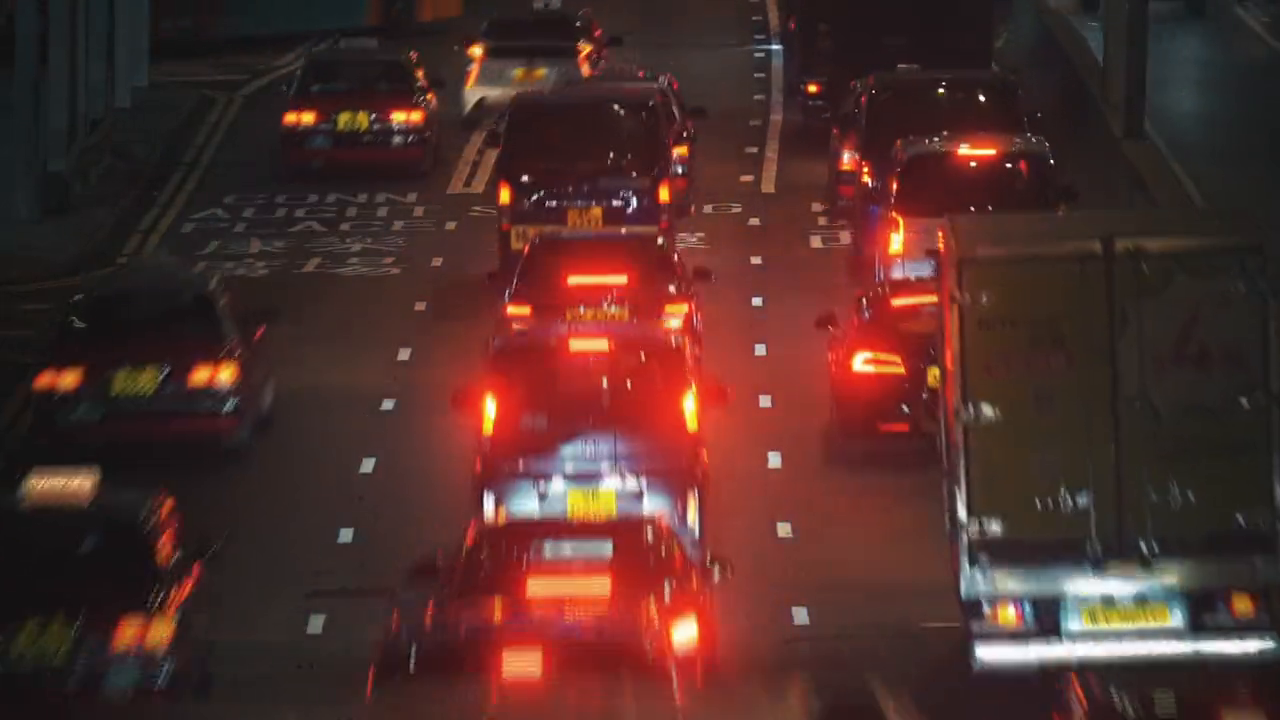
#> input picture frame 29 of data/test.mp4, 1280 x 720 px
$ python run_experiments.py
#> lines starting #> are read from the running program, lines starting #| are printed output that depends on the picture; after the words box and inside, x2 and y2 are one past the last pixel; in counts of white or black regions, pixels touching at a corner belong together
### src/pipeline.py
import os

import cv2

from src import classical, config, overlay
from src.detector import YoloDetector
from src.metrics import MetricsLogger
from src.utils import StageTimer, resize_width


def process_video(video_path=config.VIDEO_PATH, use_classical=True, use_yolo=True,
                  model_name=config.YOLO_MODEL, width=config.FRAME_WIDTH,
                  blur_k=config.BLUR_KERNEL, show=True, save_path=None,
                  max_frames=None):
#> called with video_path = 'data/test.mp4', use_classical = True, use_yolo = False, model_name = 'yolov8n.pt', width = 640, blur_k = (3, 3), show = False, max_frames = 300
    cap = cv2.VideoCapture(video_path)
    if not cap.isOpened():
        raise FileNotFoundError(f"Cannot open {video_path}")

    detector = YoloDetector(model_name) if use_yolo else None
    logger = MetricsLogger()
    writer = None
    src_fps = cap.get(cv2.CAP_PROP_FPS) or 30
    idx = 0

    while True:
        ret, frame = cap.read()
#> frame is the input picture: shape (720, 1280, 3); mean B, G, R 42.4, 46.5, 79.9
        if not ret or (max_frames and idx >= max_frames):
            break

        timer = StageTimer()

        with timer.stage("resize"):
            frame = resize_width(frame, width)

        shapes, detections = [], []
        if use_classical:
            shapes, mask = classical.run(frame, timer, blur_k=blur_k)
        if use_yolo:
            with timer.stage("yolo"):
                detections = detector.detect(frame)

        with timer.stage("overlay"):
            out = frame.copy()
            if use_classical:
                classical.draw(out, shapes)
            if use_yolo:
                overlay.draw_detections(out, detections)
                overlay.draw_counts(out, detections, detector.unique_counts())

        # Timing stops BEFORE display/saving so it isn't counted in FPS
        total_ms = timer.total()
        logger.log(idx, timer.times, total_ms, len(shapes), len(detections))
        overlay.draw_fps(out, 1000 / total_ms)

        if save_path:
            if writer is None:
                os.makedirs(os.path.dirname(save_path), exist_ok=True)
                h, w = out.shape[:2]
                writer = cv2.VideoWriter(
                    save_path, cv2.VideoWriter_fourcc(*"mp4v"), src_fps, (w, h))
            writer.write(out)

        if show:
            cv2.imshow("Pipeline (q to quit)", out)
            if use_classical:
                cv2.imshow("Mask", mask)
            if cv2.waitKey(1) & 0xFF == ord("q"):
                break
        idx += 1

    cap.release()
    if writer:
        writer.release()
    cv2.destroyAllWindows()
    return logger

### src/utils.py
import time
from contextlib import contextmanager

import cv2


def resize_width(frame, width):
    """Resize keeping aspect ratio."""
#> called with width = 640
    h, w = frame.shape[:2]
#> h = 720; w = 1280
    new_h = int(h * width / w)
#> new_h = 360
    return cv2.resize(frame, (width, new_h))


class StageTimer:
    """Measures how many milliseconds each pipeline stage takes.

    Usage:
        timer = StageTimer()
        with timer.stage("blur"):
            ...
        timer.times  ->  {"blur": 0.8}
    """

    def __init__(self):
        self.times = {}

    @contextmanager
    def stage(self, name):
        start = time.perf_counter()
        yield
        self.times[name] = (time.perf_counter() - start) * 1000  # ms

    def total(self):
        return sum(self.times.values())

### src/classical.py
import cv2
import numpy as np

from src import config


def to_blurred_gray(frame, kernel, sigma):
#> called with kernel = (3, 3), sigma = 0
    gray = cv2.cvtColor(frame, cv2.COLOR_BGR2GRAY)
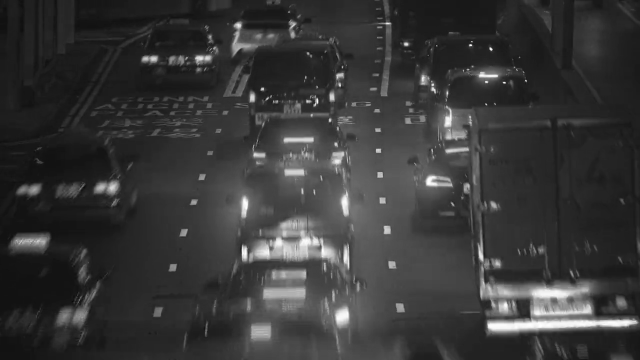
#> gray: shape (360, 640); min 9, max 255, mean 56.1
    return cv2.GaussianBlur(gray, kernel, sigma)
#> returned value: shape (360, 640)


def adaptive_mask(blurred, block, c):
    """Local threshold: each pixel is compared to the mean of its neighborhood.
    THRESH_BINARY_INV makes dark objects white in the mask."""
#> called with block = 11, c = 2
    return cv2.adaptiveThreshold(
        blurred, 255,
        cv2.ADAPTIVE_THRESH_GAUSSIAN_C,
        cv2.THRESH_BINARY_INV,
        block, c,
    )
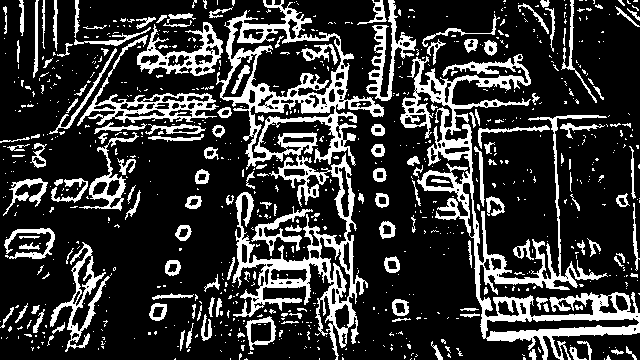
#> returned value: shape (360, 640); 21.6% white; 823 white regions (663 under 20 px), largest, box (x1, y1, x2, y2) and area: (216, 0, 384, 360) 13239, (400, 54, 640, 360) 11784, (77, 35, 219, 126) 2018


def clean_mask(mask, kernel_size):
    """Open removes small white specks, close fills small holes."""
#> called with kernel_size = (3, 3)
    kernel = np.ones(kernel_size, np.uint8)
    mask = cv2.morphologyEx(mask, cv2.MORPH_OPEN, kernel)
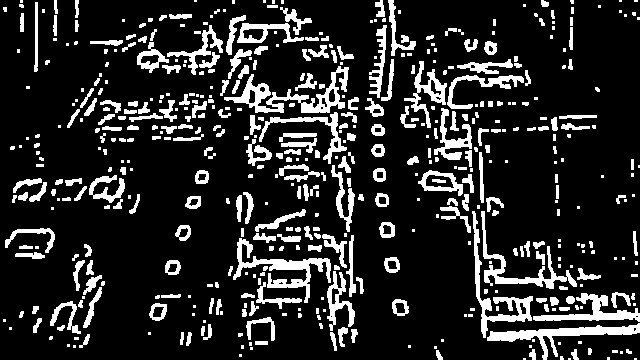
#> mask: shape (360, 640); 16.1% white; 510 white regions (227 under 20 px), largest, box (x1, y1, x2, y2) and area: (224, 66, 349, 113) 1713, (233, 238, 331, 303) 1490, (487, 323, 640, 360) 1443
    return cv2.morphologyEx(mask, cv2.MORPH_CLOSE, kernel)
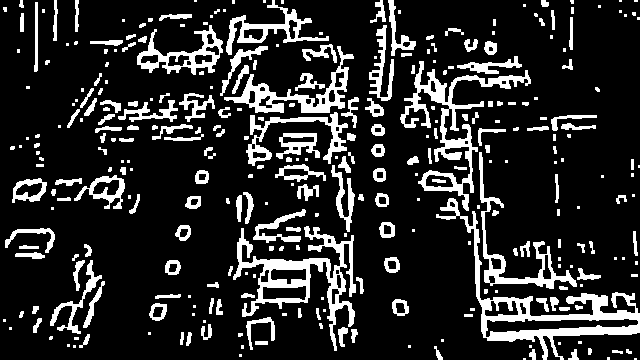
#> returned value: shape (360, 640); 16.8% white; 317 white regions (133 under 20 px)


def classify_shape(contour):
    """Guess a shape name from the number of polygon corners."""
    peri = cv2.arcLength(contour, True)
    approx = cv2.approxPolyDP(contour, 0.04 * peri, True)
    n = len(approx)
    if n == 3:
        return "triangle"
    if n == 4:
        x, y, w, h = cv2.boundingRect(approx)
        return "square" if 0.9 <= w / h <= 1.1 else "rectangle"
    if n > 6:
        return "circle"
    return "polygon"


def find_shapes(mask, min_area, max_area):
#> called with min_area = 500, max_area = 50000
    contours, _ = cv2.findContours(mask, cv2.RETR_EXTERNAL, cv2.CHAIN_APPROX_SIMPLE)
#> contours = 316 contours, 177 with area under 20; largest, box (x1, y1, x2, y2) and area: (436, 198, 640, 360) 5480, (233, 226, 356, 351) 4069, (400, 61, 531, 211) 2996, (224, 46, 354, 113) 2012, (137, 25, 223, 75) 1708
    shapes = []
    for c in contours:
        area = cv2.contourArea(c)
        if min_area <= area <= max_area:      # pixel-bounds filter
            shapes.append({
                "contour": c,
                "bbox": cv2.boundingRect(c),
                "area": area,
                "name": classify_shape(c),
            })
#> this loop made 316 passes
#> area on passes 7, 8, 10: 45.5, 39, 37
#> after the loop, shapes = 12 items
    return shapes


def run(frame, timer, blur_k=None, block=None, c=None):
    """Full classical chain. Returns (shapes, mask)."""
    blur_k = blur_k or config.BLUR_KERNEL
    block = block or config.ADAPT_BLOCK
    c = c if c is not None else config.ADAPT_C

    with timer.stage("blur"):
        blurred = to_blurred_gray(frame, blur_k, config.BLUR_SIGMA)
    with timer.stage("threshold"):
        mask = adaptive_mask(blurred, block, c)
    with timer.stage("morph"):
        mask = clean_mask(mask, config.MORPH_KERNEL)
    with timer.stage("contours"):
        shapes = find_shapes(mask, config.MIN_AREA, config.MAX_AREA)
#> shapes = 12 items
    return shapes, mask


def draw(frame, shapes):
    for s in shapes:
        x, y, w, h = s["bbox"]
        cv2.drawContours(frame, [s["contour"]], -1, (0, 255, 0), 1)
        cv2.putText(frame, s["name"], (x, y - 4),
                    cv2.FONT_HERSHEY_SIMPLEX, 0.4, (0, 255, 0), 1)
#> this loop made 12 passes
#> (x, y, w, h) on passes 1 to 12: (233, 226, 123, 125), (436, 198, 204, 162), (12, 178, 35, 25), (74, 175, 51, 34), (479, 152, 98, 137), (276, 133, 44, 26), (246, 112, 102, 54), (400, 61, 131, 150), (224, 46, 130, 67), (369, 25, 25, 76), (137, 25, 86, 50), (226, 0, 103, 55)
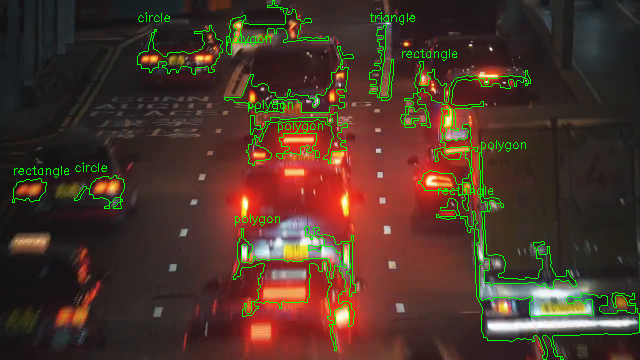
#> frame: shape (360, 640, 3); mean B, G, R 41.1, 53.9, 76.6

### src/overlay.py
from collections import Counter

import cv2


# [22 lines left out: functions draw_detections, draw_counts, not called in this run]


def draw_fps(frame, fps):
#> called with fps = 13.72
    h = frame.shape[0]
#> h = 360
    cv2.putText(frame, f"FPS: {fps:.1f}", (10, h - 10),
                cv2.FONT_HERSHEY_SIMPLEX, 0.6, (0, 0, 255), 2)
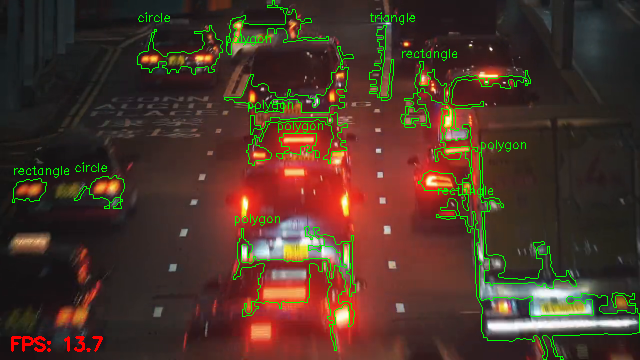
#> frame: shape (360, 640, 3); 0.24% of pixels changed, all inside (x1, y1, x2, y2) = (11, 336, 103, 352)

### src/metrics.py
import os

import pandas as pd


class MetricsLogger:
    """Stores one row per frame: stage timings, total latency, FPS, counts."""

    def __init__(self):
        self.rows = []

    def log(self, frame_idx, stage_times, total_ms, n_shapes, n_dets):
        row = {"frame": frame_idx, "total_ms": total_ms,
               "fps": 1000 / total_ms if total_ms > 0 else 0,
               "n_shapes": n_shapes, "n_detections": n_dets}
        row.update({f"{k}_ms": v for k, v in stage_times.items()})
        self.rows.append(row)

    def dataframe(self):
        return pd.DataFrame(self.rows)

    def save(self, path):
        os.makedirs(os.path.dirname(path), exist_ok=True)
        self.dataframe().to_csv(path, index=False)

    # [39 lines left out: functions summary, iou, match_frame, not called in this run]

### run_experiments.py
import pandas as pd

from src import config
from src.pipeline import process_video

results = []
common = dict(show=False, max_frames=300)

# Experiment 1: Gaussian kernel size (classical only)
for k in [3, 5, 9, 15, 25]:
    s = process_video(use_yolo=False, blur_k=(k, k), **common).summary()
    results.append({"experiment": "kernel", "setting": k, **s})

# Experiment 2: YOLO model size
for m in ["yolov8n.pt", "yolov8s.pt", "yolov8m.pt"]:
    s = process_video(use_classical=False, model_name=m, **common).summary()
    results.append({"experiment": "model", "setting": m, **s})

# Experiment 3: frame resolution (YOLO nano)
for w in [320, 480, 640, 960]:
    s = process_video(use_classical=False, width=w, **common).summary()
    results.append({"experiment": "resolution", "setting": w, **s})

# Experiment 4: classical vs YOLO vs both
for mode, (c, y) in {"classical": (True, False), "yolo": (False, True),
                     "both": (True, True)}.items():
    s = process_video(use_classical=c, use_yolo=y, **common).summary()
    results.append({"experiment": "mode", "setting": mode, **s})

df = pd.DataFrame(results)
df.to_csv(f"{config.LOG_DIR}/experiments.csv", index=False)
print(df)

$ run again, starting later in the video
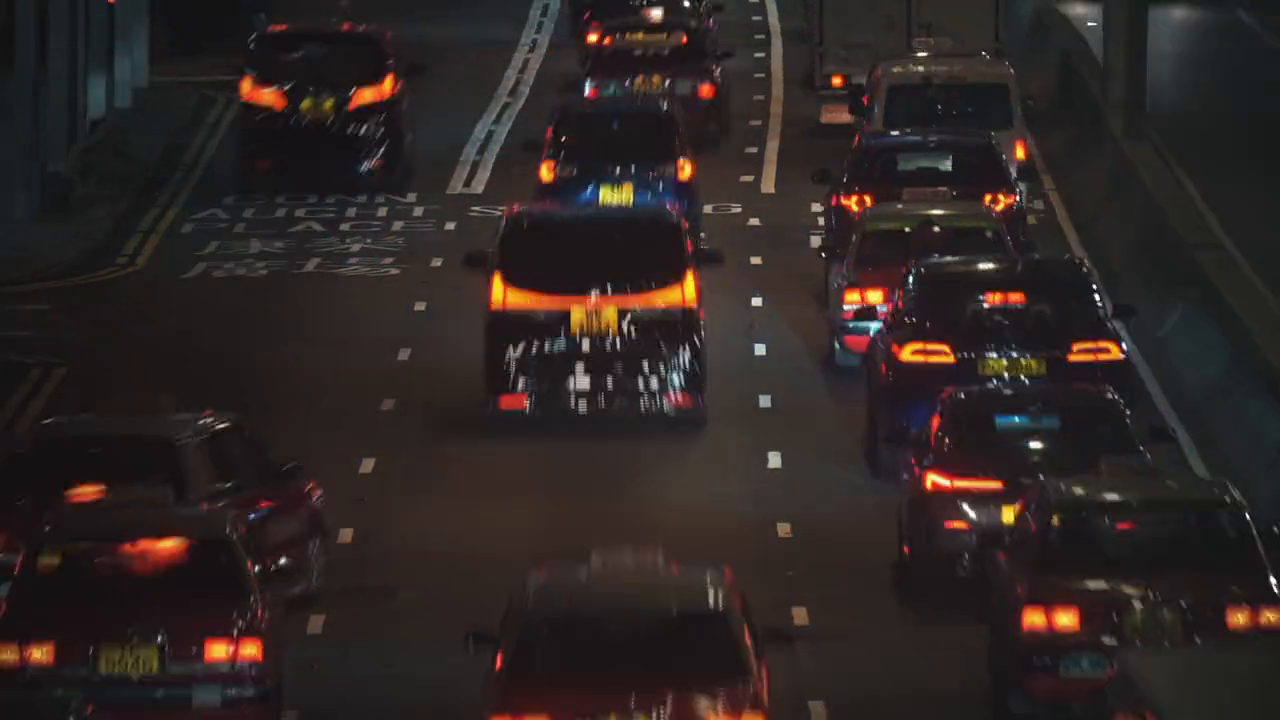
#> input picture frame 130 of data/test.mp4, 1280 x 720 px
#> in process_video, frame is the input picture: shape (720, 1280, 3); mean B, G, R 35.9, 37.6, 45.8
#> mask: shape (360, 640); 15.5% white; 488 white regions (181 under 20 px), largest, box (x1, y1, x2, y2) and area: (231, 127, 318, 211) 1800, (456, 205, 515, 274) 1181, (369, 0, 396, 101) 1159
#> in clean_mask, `return cv2.morphologyEx(mask, cv2.MORPH_CLOSE, kernel)`:
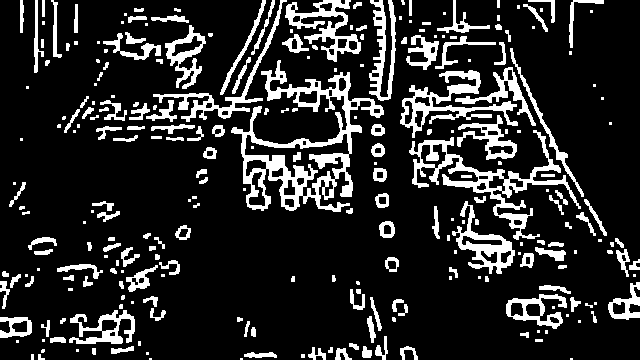
#> returned value: shape (360, 640); 16.3% white; 264 white regions (96 under 20 px)
#> contours = 262 contours, 134 with area under 20; largest, box (x1, y1, x2, y2) and area: (231, 60, 384, 212) 8172, (409, 130, 581, 240) 3264, (400, 70, 518, 138) 1986, (452, 201, 515, 274) 1570, (285, 0, 361, 62) 1548
#> the loop in find_shapes, `for c in contours:` made 262 passes
#> area on passes 7, 11, 14: 106, 83.5, 78.5
#> after the loop in find_shapes, `for c in contours:`: shapes = 13 items
#> the loop in draw, `for s in shapes:` made 13 passes
#> (x, y, w, h) on passes 1 to 8: (69, 310, 66, 34), (506, 294, 61, 35), (608, 282, 32, 38), (452, 201, 63, 73), (409, 130, 172, 110), (457, 115, 60, 45), (400, 70, 118, 68), (455, 67, 81, 59)
#> in draw_fps, `cv2.putText(frame, f"FPS: {fps:.1f}", (10, h - 10), cv2.FONT_HERSHEY_S..`:
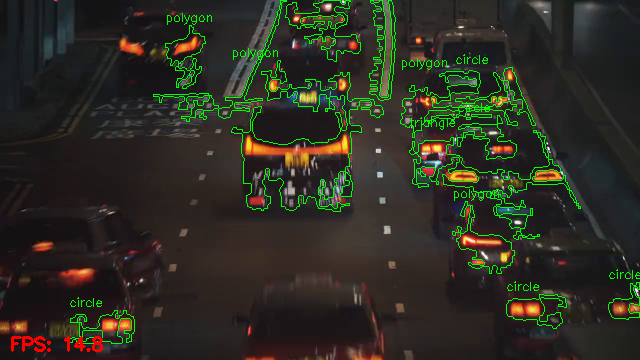
#> frame: shape (360, 640, 3); mean B, G, R 34.7, 45.3, 44.9

$ run again, starting later in the video
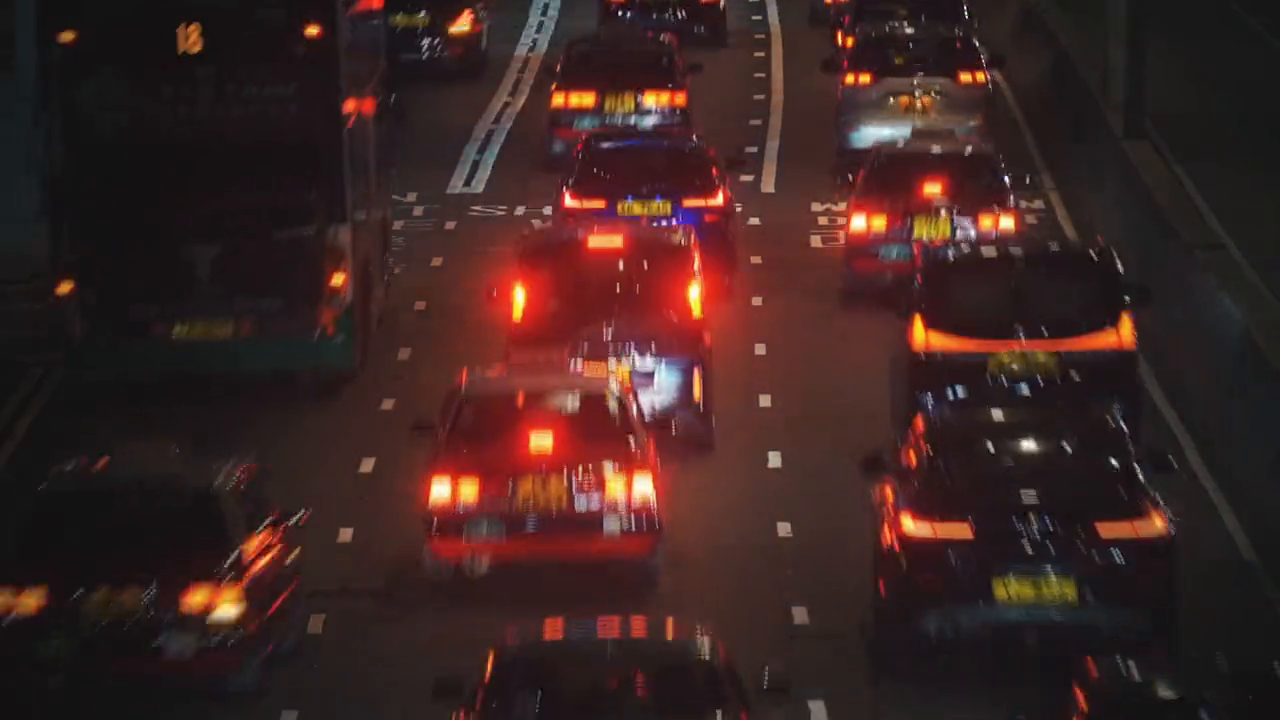
#> input picture frame 232 of data/test.mp4, 1280 x 720 px
#> in process_video, frame is the input picture: shape (720, 1280, 3); mean B, G, R 34.5, 36.7, 60.7
#> mask: shape (360, 640); 14.2% white; 421 white regions (161 under 20 px), largest, box (x1, y1, x2, y2) and area: (220, 0, 347, 113) 1615, (467, 78, 535, 135) 1226, (363, 0, 396, 100) 1158
#> in clean_mask, `return cv2.morphologyEx(mask, cv2.MORPH_CLOSE, kernel)`:
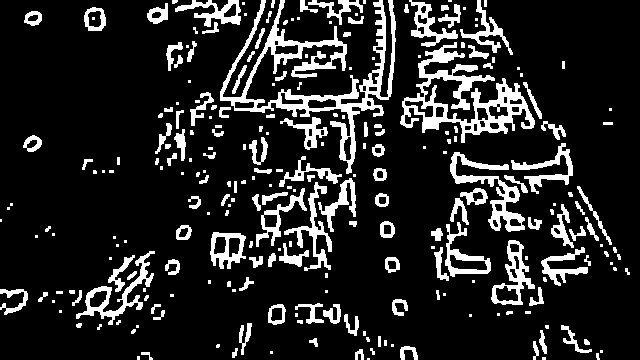
#> returned value: shape (360, 640); 14.9% white; 253 white regions (107 under 20 px)
#> contours = 252 contours, 142 with area under 20; largest, box (x1, y1, x2, y2) and area: (220, 0, 396, 174) 5553, (400, 42, 535, 143) 4170, (450, 152, 525, 232) 1454, (491, 240, 535, 305) 1177, (76, 251, 155, 325) 1113
#> the loop in find_shapes, `for c in contours:` made 252 passes
#> area on passes 5, 8, 10: 22.5, 43.5, 23.5
#> after the loop in find_shapes, `for c in contours:`: shapes = 12 items
#> the loop in draw, `for s in shapes:` made 12 passes
#> (x, y, w, h) on passes 1 to 8: (76, 251, 79, 74), (491, 240, 44, 65), (210, 232, 36, 37), (445, 222, 46, 55), (256, 188, 51, 59), (284, 182, 48, 89), (450, 152, 75, 80), (511, 143, 62, 51)
#> in draw_fps, `cv2.putText(frame, f"FPS: {fps:.1f}", (10, h - 10), cv2.FONT_HERSHEY_S..`:
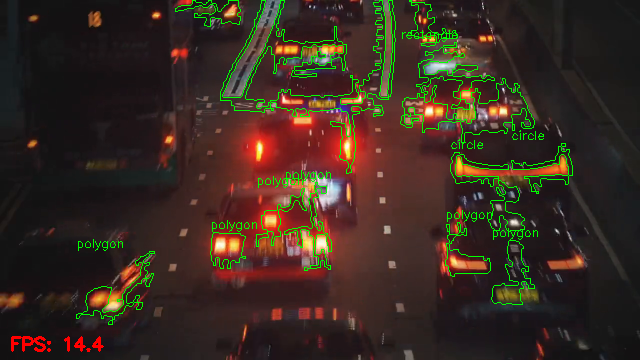
#> frame: shape (360, 640, 3); mean B, G, R 33.3, 43.7, 58.5
